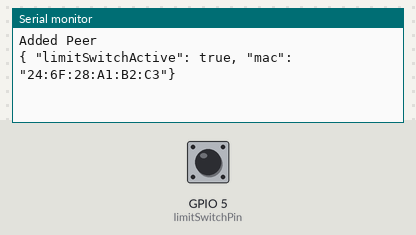
The sketch below on a simulated ESP8266 (NodeMCU). Parts: the last lines printed to the serial monitor. Inputs (shaded band) come from the test bench; at power-on: GPIO 5 (limitSwitchPin) HIGH.

Above: at 1.2 s.
1.3 s: GPIO 5 (limitSwitchPin) pulled LOW for 0.15 s
At 1.56 s:
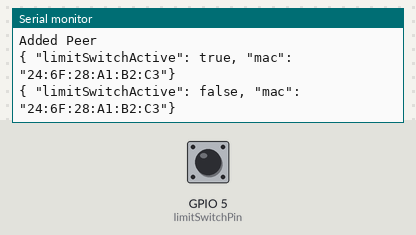
At 2.6 s:
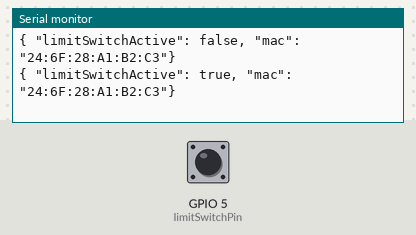

The sketch:

espsend.ino
```cpp
#include <ESP8266WiFi.h>
#include <espnow.h>


// GPIO pin where the limit switch is connected
const int limitSwitchPin = 5; // Example GPIO pin
int counter = 0;
bool prevLimitSwitchState = false;
bool hasPeer = false;
// uint8_t receiverMac[] = {0x08,0x3A,0x8D,0xEF,0x09,0xDB};
uint8_t receiverMac[] = {0x50,0x2,0x91,0x78,0x6,0xDE};


// Structure to send data
typedef struct struct_message {
    uint8_t mac[6];
    bool limitSwitchActive;
    char* get_string() {
        char counterStr[50];
        snprintf(counterStr, 50,  "%i: %s", counter, limitSwitchActive ? "true" : "false");
        return counterStr;
    }

    char* get_mac(char* macStr, size_t size){
        snprintf(macStr, size, "%02X:%02X:%02X:%02X:%02X:%02X",
                 mac[0], mac[1], mac[2],
                 mac[3], mac[4], mac[5]);
        return macStr;
    }

    char* get_json(char* json, size_t size){
        char _mac[18];
        get_mac(_mac, 18);
        // snprintf(json, 100, "{\"mac\": \"%02X:%02X:%02X:%02X:%02X:%02X\", \"limitSwitchActive\": %s}", mac[0], mac[1], mac[2], mac[3], mac[4], mac[5], limitSwitchActive ? "true" : "false");
        snprintf(json, size, "{ \"limitSwitchActive\": %s, \"mac\": \"%s\"}", limitSwitchActive ? "true" : "false", _mac);
        return json;
    }

} struct_message;


struct_message myData;

// Callback when data is sent
void OnDataSent(uint8_t *mac_addr, uint8_t sendStatus) {
    counter += 1;
    if (sendStatus == 0) {
        // Serial.println("Delivery success");
    } else {
        // Serial.println("Delivery fail");
    }
}

void OnDataRecv(uint8_t * mac, uint8_t *incomingData, uint8_t len) {
    // Handle received data from any ESP
    struct_message *receivedData = (struct_message *)incomingData;
    // Process the received data as needed
}

void setupEspNow(){
    WiFi.mode(WIFI_STA);
    if (esp_now_init () != 0) {
        Serial.println("*** ESP_Now init failed");
        ESP.restart();
    }
    esp_now_set_self_role(ESP_NOW_ROLE_CONTROLLER);
    esp_now_register_send_cb(OnDataSent);
    esp_now_register_recv_cb(OnDataRecv);
}


void setup() {
    Serial.begin(115200);
    pinMode(limitSwitchPin, INPUT_PULLUP); // Set the limit switch as an input

    // Set device as a Wi-Fi Station
    // WiFi.mode(WIFI_STA);
    setupEspNow();
    WiFi.macAddress(myData.mac);
}


bool updateLimitSwitch(){
    bool shouldUpdate = false;
    bool currentLimitSwitchState = digitalRead(limitSwitchPin) == HIGH; // Assuming the limit switch is active LOW
    if (currentLimitSwitchState != prevLimitSwitchState){
        myData.limitSwitchActive = currentLimitSwitchState;
        // char json[100];
        // Serial.println(myData.get_json(json, sizeof(json)));
        shouldUpdate = true;
    }
    prevLimitSwitchState = currentLimitSwitchState;

    return shouldUpdate;
}


bool checkAndConnectToBridge(){
    if (hasPeer){
        return true;
    }
   // Replace with ESP B's MAC address
    hasPeer = esp_now_add_peer(receiverMac, ESP_NOW_ROLE_SLAVE, 1, NULL, 0) == 0;
    Serial.println(hasPeer ? "Added Peer" : "Failed to add peer");
    return hasPeer;
}


void transmitSwitchState(){
    // Send data to ESP B
    if (hasPeer){
        esp_now_send(receiverMac, (uint8_t *) &myData, sizeof(myData));
    }
}


void loop() {
    bool hasUpdated = updateLimitSwitch();
    if (hasUpdated){
        checkAndConnectToBridge();
        transmitSwitchState();
        char json[100];
        Serial.println(myData.get_json(json, sizeof(json)));
    }
    delay(200);


    // if (currentLimitSwitchState != limitSwitchActive) {
    //     // Limit switch state changed
    //     myData.limitSwitchActive = currentLimitSwitchState;
    //     // strcpy(myData.text, myData.limitSwitchActive ? "Limit Switch Active" : "Limit Switch Inactive");

    //     // Send data to ESP B
    //     uint8_t receiverMac[] = {0x08,0x3A,0x8D,0xEF,0x09,0xDB}; // Replace with ESP B's MAC address
    //     esp_now_add_peer(receiverMac, ESP_NOW_ROLE_SLAVE, 1, NULL, 0);
    //     esp_now_send(receiverMac, (uint8_t *) &myData, sizeof(myData));

    //     limitSwitchActive = currentLimitSwitchState;
    // }
    // static bool lastLimitSwitchState = !currentLimitSwitchState;


    // if (currentLimitSwitchState != lastLimitSwitchState) {
    //     // Limit switch state changed
    //     myData.limitSwitchActive = currentLimitSwitchState;
    //     // strcpy(myData.text, myData.limitSwitchActive ? "Limit Switch Active" : "Limit Switch Inactive");

    //     // Send data to ESP B
    //     uint8_t receiverMac[] = {0x08,0x3A,0x8D,0xEF,0x09,0xDB}; // Replace with ESP B's MAC address
    //     esp_now_add_peer(receiverMac, ESP_NOW_ROLE_SLAVE, 1, NULL, 0);
    //     esp_now_send(receiverMac, (uint8_t *) &myData, sizeof(myData));

    //     lastLimitSwitchState = currentLimitSwitchState;
    // }

    // Other code for sleep management, etc.
}
```

Measured:
- after the input at 1.3 s, the serial monitor: prints a new line after 0.10 s (image 1)
